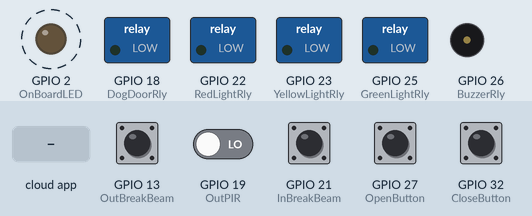
Bench run of a sketch on a simulated ESP32. Shown: switched loads named in the sketch (green lamp = pin HIGH), output pins drawn as LEDs (lit = HIGH), buzzer (waves = sounding, pin HIGH). Dashed ring = blinking. The test bench sets the inputs (shaded band); at power-on: GPIO 13 (OutBreakBeam), GPIO 21 (InBreakBeam), GPIO 27 (OpenButton), GPIO 32 (CloseButton) HIGH, GPIO 19 (OutPIR) LOW. WiFi joins after 1.5 s; servers stay silent unless stated; what the sketch prints to the serial monitor is not drawn.

Above: at 2.7 s.
2.8 s: the phone or cloud app sets Doggie.Door to 255
At 4.4 s:
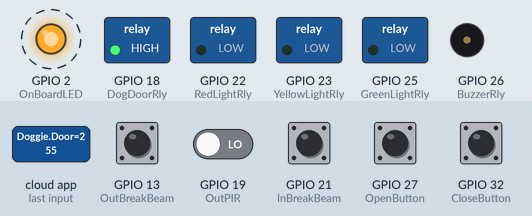
5.8 s: the phone or cloud app sets Doggie.Door to 0
At 8.05 s:
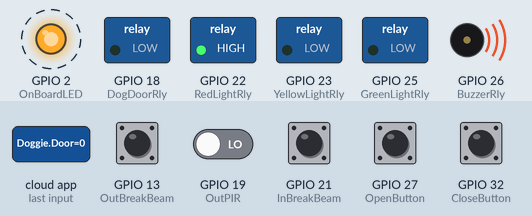
8.8 s: GPIO 13 (OutBreakBeam) pulled LOW for 0.15 s
At 11.15 s:
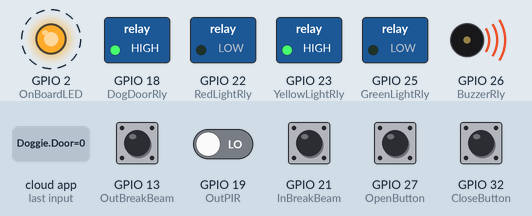
11.9 s: GPIO 32 (CloseButton) pulled LOW for 0.15 s
At 12.4 s:
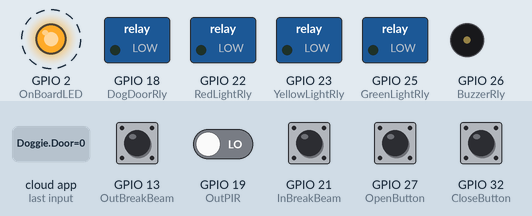
15.0 s: GPIO 19 (OutPIR) driven HIGH and GPIO 32 (CloseButton) driven LOW
At 17.14 s:
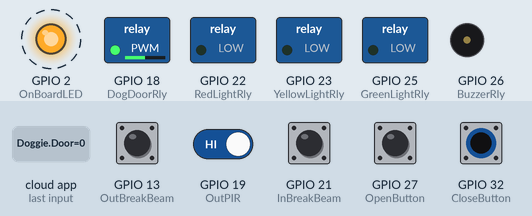
18.0 s: GPIO 32 (CloseButton) driven HIGH
At 20.4 s:
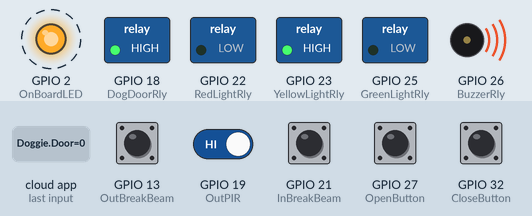
Timing chart, 0 to 27.0 s (numbered marks = the images above; inputs shaded):
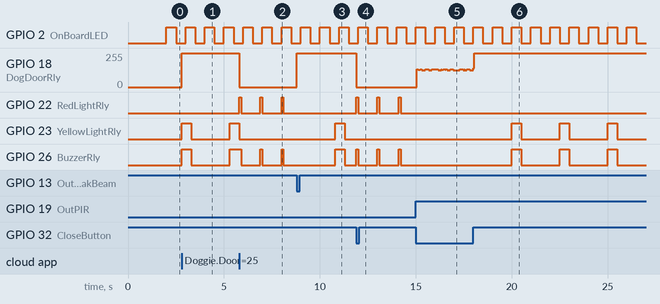

Measured:
- after the input at 2.8 s, GPIO 18 (DogDoorRly): 0/255 → 255/255 at once; GPIO 23 (YellowLightRly), GPIO 26 (BuzzerRly): LOW → HIGH at once, → LOW 0.50 s later, → HIGH 2.0 s later
- after the input at 5.8 s, GPIO 18 (DogDoorRly): 255/255 → 0/255 at once; GPIO 22 (RedLightRly): alternates HIGH for 0.10 s and LOW for 1.0 s, starting at once; GPIO 23 (YellowLightRly): goes on until 5.8 s, then stays LOW
- after the input at 8.8 s, GPIO 18 (DogDoorRly): 0/255 → 255/255 at once; GPIO 22 (RedLightRly): stops changing and stays LOW; GPIO 23 (YellowLightRly): LOW → HIGH after 2.0 s, → LOW 0.50 s later
- after the input at 11.9 s, GPIO 18 (DogDoorRly): 255/255 → 0/255 at once; GPIO 22 (RedLightRly): alternates HIGH for 0.10 s and LOW for 1.0 s, starting at once; GPIO 23 (YellowLightRly): stays LOW (without the input it goes to HIGH after 1.4 s)
- after the input at 15.0 s, GPIO 22 (RedLightRly), GPIO 26 (BuzzerRly): stops changing and stays LOW
- after the input at 18.0 s, GPIO 23 (YellowLightRly), GPIO 26 (BuzzerRly): alternates HIGH for 0.50 s and LOW for 2.0 s, starting after 2.0 s
- by itself, GPIO 2 (OnBoardLED): alternates HIGH for 0.50 s and LOW for 0.50 s

The sketch:

ESPCodePublic.ino
```cpp
//// LIBRAIES ////
#include <WiFi.h>
#include <Espalexa.h>
#include <millisDelay.h>

//// STATES ////
#define sIdle 0
#define sEspalexa 1
#define sDogDoorOpen 2
#define sDogDoorClose 3

int State = sIdle;

//// PIN NAMES ////
const int OnBoardLED = 2;
const int OutBreakBeam = 13;
const int DogDoorRly = 18;
const int OutPIR = 19;
const int InBreakBeam = 21;
const int RedLightRly = 22;
const int YellowLightRly = 23;
const int GreenLightRly = 25;
const int BuzzerRly = 26;
const int OpenButton = 27;
const int CloseButton = 32;

//// WIFI SETTINGS ////
const char* ssid = "YOUR_SSID_HERE";
const char* password = "YOUR_PASSWORD_HERE";

//// ESPALEXA AND WIFI STUFF ////
bool connectWifi();

void DogDoorChanged(EspalexaDevice* dev); // Espalexa callback function

EspalexaDevice* DogDoor; // Create espalexa device

bool wifiConnected = false;

Espalexa espalexa;

//// VARS ////
bool OnBoardLED_ON = false;
millisDelay OnBoardLED_Delay;
const unsigned long OnBoardLED_Time = 500;

millisDelay EspalexaDelay;
const unsigned long EspalexaTime = 1;

millisDelay BuzzerGreenOnDelay;
millisDelay BuzzerGreenOffDelay;
const unsigned long BuzzerGreenOnTime = 1000;
const unsigned long BuzzerGreenOffTime = 2000;

millisDelay BuzzerYellowOnDelay;
millisDelay BuzzerYellowOffDelay;
const unsigned long BuzzerYellowOnTime = 500;
const unsigned long BuzzerYellowOffTime = 2000;
bool BuzzerYellowFirstRun = true;

millisDelay BuzzerRedOnDelay;
millisDelay BuzzerRedOffDelay;
const unsigned long BuzzerRedOnTime = 100;
const unsigned long BuzzerRedOffTime = 1000;
bool BuzzerRedFirstRun = true;

millisDelay DoorOpenDelay;
millisDelay DoorClosedDelay;
const unsigned long DoorOpenTime = 15000;
const unsigned long DoorClosedTime = 15000;

//// SETUP ////

void setup() {
  //// PIN MODES ////
  pinMode(OnBoardLED, OUTPUT);
  pinMode(OutBreakBeam, INPUT_PULLUP);
  pinMode(DogDoorRly, OUTPUT);
  pinMode(OutPIR, INPUT);
  pinMode(InBreakBeam, INPUT_PULLUP);
  pinMode(RedLightRly, OUTPUT);
  pinMode(YellowLightRly, OUTPUT);
  pinMode(GreenLightRly, OUTPUT);
  pinMode(BuzzerRly, OUTPUT);
  pinMode(OpenButton, INPUT_PULLUP);
  pinMode(CloseButton, INPUT_PULLUP);

  //// CONNECT TO WIFI ////
  Serial.begin(115200);

  wifiConnected = connectWifi();

  if (!wifiConnected) {
    while (1) {
      Serial.println("Cannot connect to WiFi. Please check settings and reset the ESP.");
      delay(2500);
    }
  }

  //// ESPALEXA DEVICE SETUP ////
  DogDoor = new EspalexaDevice("Doggie Door", DogDoorChanged, EspalexaDeviceType::onoff); // Doggie Door is the key words used with Alexa "Alexa open *Doggie Door*"

  espalexa.addDevice(DogDoor);

  espalexa.begin();

  OnBoardLED_ON = false;
  OnBoardLED_Delay.start(OnBoardLED_Time);

  EspalexaDelay.start(EspalexaTime);

  BuzzerGreenOnDelay.start(BuzzerGreenOnTime);
  BuzzerGreenOffDelay.start(BuzzerGreenOffTime);

  DoorOpenDelay.start(DoorOpenTime);
  DoorClosedDelay.start(DoorClosedTime);

  BuzzerYellowOnDelay.start(BuzzerYellowOnTime);
  BuzzerYellowOffDelay.start(BuzzerYellowOffTime);

  BuzzerRedOnDelay.start(BuzzerRedOnTime);
  BuzzerRedOffDelay.start(BuzzerRedOffTime);

  DogDoor -> setValue(0);
}

//// LOOP ////

void loop() {
  switch (State) {
    case sIdle:
      fIdle();
      break;

    case sDogDoorOpen:
      fDogDoorOpen();
      break;

    case sDogDoorClose:
      fDogDoorClose();
      break;
  }
}

//// FUNCTIONS ////

void fIdle() {
  BuzzerYellowFirstRun = true;
  BuzzerRedFirstRun = true;

  espalexa.loop();
  fWait();

  if (digitalRead(OutPIR) == HIGH) {
    fOutMotion();
  }

  else {
    digitalWrite(GreenLightRly, LOW);
    digitalWrite(BuzzerRly, LOW);
  }

  if (digitalRead(OpenButton) == LOW) {
     DoorOpenDelay.start(DoorOpenTime);
    digitalWrite(GreenLightRly, LOW);
    digitalWrite(BuzzerRly, LOW);
    State = sDogDoorOpen;
  }

  if (DogDoor -> getValue() == 255) {
    DoorOpenDelay.start(DoorOpenTime);
    digitalWrite(GreenLightRly, LOW);
    digitalWrite(BuzzerRly, LOW);
    State = sDogDoorOpen;
  }
  fBlinkOnBoardLED();
}

void fDogDoorOpen() {
  DogDoor -> setValue(255);

  espalexa.loop();
  fWait();

  if (BuzzerYellowFirstRun == true) {
    BuzzerYellowOffDelay.finish();
  }

  fOpenSignal();
  digitalWrite(DogDoorRly, HIGH);

  if (digitalRead(InBreakBeam) == LOW || digitalRead(OutBreakBeam) == LOW || digitalRead(OutPIR) == HIGH) {
    DoorOpenDelay.restart();
  }

  if (digitalRead(OpenButton) == LOW) {
    DoorOpenDelay.restart();
  }

  if (DoorOpenDelay.justFinished()) {
    digitalWrite(YellowLightRly, LOW);
    digitalWrite(BuzzerRly, LOW);
    DoorClosedDelay.start(DoorClosedTime);
    State = sDogDoorClose;
  }

  if (DogDoor -> getValue() == 0) {
    digitalWrite(YellowLightRly, LOW);
    digitalWrite(BuzzerRly, LOW);
    DoorClosedDelay.start(DoorClosedTime);
    State = sDogDoorClose;
  }

  if (digitalRead(CloseButton) == LOW) {
    digitalWrite(YellowLightRly, LOW);
    digitalWrite(BuzzerRly, LOW);
    DoorClosedDelay.start(DoorClosedTime);
    State = sDogDoorClose;
  }
  fBlinkOnBoardLED();
}

void fDogDoorClose() {
  espalexa.loop();
  fWait();

  if (BuzzerRedFirstRun == true) {
    BuzzerRedOffDelay.finish();
  }

  fCloseSignal();
  digitalWrite(DogDoorRly, LOW); // Close the dog door.

  if (digitalRead(InBreakBeam) == LOW || digitalRead(OutBreakBeam) == LOW || digitalRead(OutPIR) == HIGH) {
    digitalWrite(RedLightRly, LOW);
    digitalWrite(BuzzerRly, LOW);
    DoorOpenDelay.start(DoorOpenTime);
    State = sDogDoorOpen; // Open the door.
  }

  if (digitalRead(OpenButton) == LOW) {
    digitalWrite(RedLightRly, LOW);
    digitalWrite(BuzzerRly, LOW);
    DoorOpenDelay.start(DoorOpenTime);
    State = sDogDoorOpen; // Open the door.
  }

  if (DoorClosedDelay.justFinished()) {
    digitalWrite(RedLightRly, LOW);
    digitalWrite(BuzzerRly, LOW);
    DogDoor -> setValue(0);
    State = sIdle;
  }
  fBlinkOnBoardLED();
}

void fWait() {
  if (EspalexaDelay.justFinished()) {
    EspalexaDelay.repeat();
  }
}

void fBlinkOnBoardLED() {
  if (OnBoardLED_Delay.justFinished()) {
    OnBoardLED_Delay.repeat();
    OnBoardLED_ON = !OnBoardLED_ON;
    if (OnBoardLED_ON) {
      digitalWrite(OnBoardLED, HIGH);
    } else {
      digitalWrite(OnBoardLED, LOW);
    }
  }
}

void fOutMotion() {
  if (BuzzerGreenOnDelay.justFinished()) {
    BuzzerGreenOnDelay.repeat();
    digitalWrite(BuzzerRly, LOW);
    digitalWrite(GreenLightRly, LOW);
  }

  if (BuzzerGreenOffDelay.justFinished()) {
    BuzzerGreenOffDelay.repeat();
    digitalWrite(BuzzerRly, HIGH);
    digitalWrite(GreenLightRly, HIGH);
  }
}

void fOpenSignal() {
  if (BuzzerYellowOnDelay.justFinished()) {
    digitalWrite(BuzzerRly, LOW);
    digitalWrite(YellowLightRly, LOW);
    BuzzerYellowOffDelay.start(BuzzerYellowOffTime);
  }

  if (BuzzerYellowOffDelay.justFinished()) {
    BuzzerYellowFirstRun = false;
    digitalWrite(BuzzerRly, HIGH);
    digitalWrite(YellowLightRly, HIGH);
    BuzzerYellowOnDelay.start(BuzzerYellowOnTime);
  }
}

void fCloseSignal() {
  if (BuzzerRedOnDelay.justFinished()) {
    digitalWrite(BuzzerRly, LOW);
    digitalWrite(RedLightRly, LOW);
    BuzzerRedOffDelay.start(BuzzerRedOffTime);
  }

  if (BuzzerRedOffDelay.justFinished()) {
    BuzzerRedFirstRun = false;
    digitalWrite(BuzzerRly, HIGH);
    digitalWrite(RedLightRly, HIGH);
    BuzzerRedOnDelay.start(BuzzerRedOnTime);
  }
}

// DogDoor callback function
void DogDoorChanged(EspalexaDevice * DogDoor) {
  if (DogDoor == nullptr) return; //this is good practice, but not required

  //do what you need to do here
  //EXAMPLE
  Serial.print("A changed to ");
  if (DogDoor->getValue()) {
    Serial.println("ON");
  }
  else {
    Serial.println("OFF");
  }
}

bool connectWifi() {
  bool state = true;
  int i = 0;

  WiFi.mode(WIFI_STA);
  WiFi.begin(ssid, password);
  Serial.println("");
  Serial.println("Connecting to WiFi");

  // Wait for connection
  Serial.print("Connecting...");
  while (WiFi.status() != WL_CONNECTED) {
    delay(500);
    Serial.print(".");
    if (i > 20) {
      state = false; break;
    }
    i++;
  }
  Serial.println("");
  if (state) {
    Serial.print("Connected to ");
    Serial.println(ssid);
    Serial.print("IP address: ");
    Serial.println(WiFi.localIP());
  }
  else {
    Serial.println("Connection failed.");
  }
  return state;
}
```
